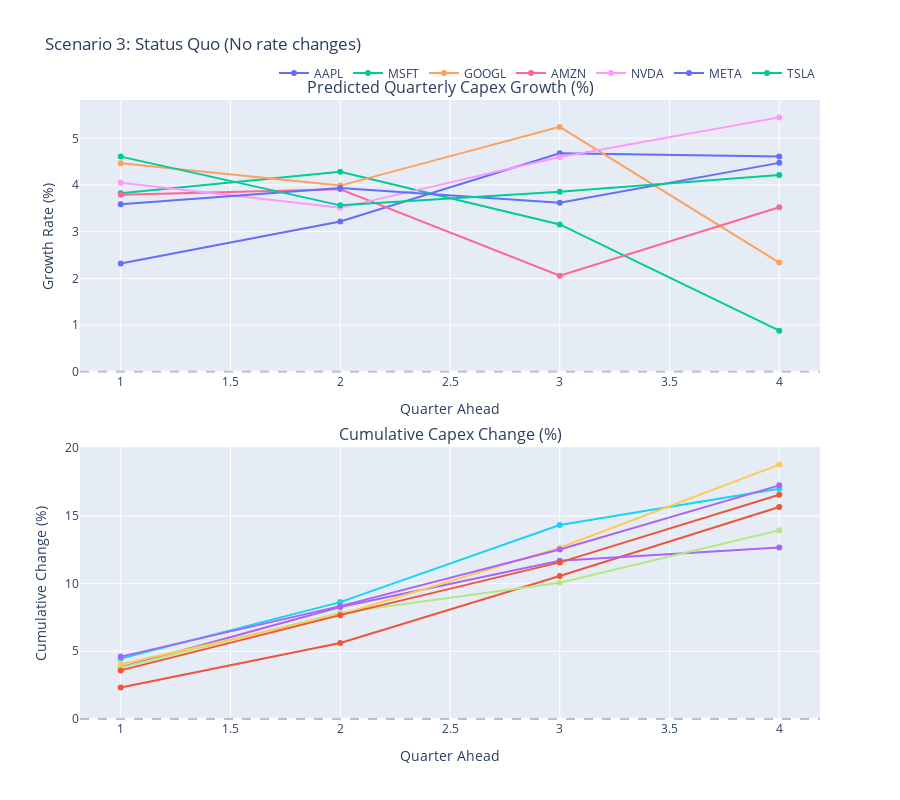

Notebook cell for this chart:
### Code cell
simulator.plot_simulation(status_quo_sim, title='Scenario 3: Status Quo (No rate changes)')

### Figure 1 — Plotly figure (JSON) as saved in the notebook; plotly's stock layout.template omitted (floating-point values rounded to 4 significant figures)
{"data": [{"legendgroup": "AAPL", "mode": "lines+markers", "name": "AAPL", "type": "scatter", "x": [1, 2, 3, 4], "xaxis": "x", "y": [2.321, 3.217, 4.679, 4.611], "yaxis": "y"}, {"legendgroup": "AAPL", "mode": "lines+markers", "name": "AAPL", "showlegend": false, "type": "scatter", "x": [1, 2, 3, 4], "xaxis": "x2", "y": [2.321, 5.613, 10.56, 15.65], "yaxis": "y2"}, {"legendgroup": "MSFT", "mode": "lines+markers", "name": "MSFT", "type": "scatter", "x": [1, 2, 3, 4], "xaxis": "x", "y": [3.822, 4.286, 3.155, 0.8803], "yaxis": "y"}, {"legendgroup": "MSFT", "mode": "lines+markers", "name": "MSFT", "showlegend": false, "type": "scatter", "x": [1, 2, 3, 4], "xaxis": "x2", "y": [3.822, 8.272, 11.69, 12.67], "yaxis": "y2"}, {"legendgroup": "GOOGL", "mode": "lines+markers", "name": "GOOGL", "type": "scatter", "x": [1, 2, 3, 4], "xaxis": "x", "y": [4.468, 3.987, 5.245, 2.34], "yaxis": "y"}, {"legendgroup": "GOOGL", "mode": "lines+markers", "name": "GOOGL", "showlegend": false, "type": "scatter", "x": [1, 2, 3, 4], "xaxis": "x2", "y": [4.468, 8.633, 14.33, 17.01], "yaxis": "y2"}, {"legendgroup": "AMZN", "mode": "lines+markers", "name": "AMZN", "type": "scatter", "x": [1, 2, 3, 4], "xaxis": "x", "y": [3.789, 3.909, 2.057, 3.523], "yaxis": "y"}, {"legendgroup": "AMZN", "mode": "lines+markers", "name": "AMZN", "showlegend": false, "type": "scatter", "x": [1, 2, 3, 4], "xaxis": "x2", "y": [3.789, 7.847, 10.07, 13.94], "yaxis": "y2"}, {"legendgroup": "NVDA", "mode": "lines+markers", "name": "NVDA", "type": "scatter", "x": [1, 2, 3, 4], "xaxis": "x", "y": [4.046, 3.511, 4.598, 5.448], "yaxis": "y"}, {"legendgroup": "NVDA", "mode": "lines+markers", "name": "NVDA", "showlegend": false, "type": "scatter", "x": [1, 2, 3, 4], "xaxis": "x2", "y": [4.046, 7.699, 12.65, 18.79], "yaxis": "y2"}, {"legendgroup": "META", "mode": "lines+markers", "name": "META", "type": "scatter", "x": [1, 2, 3, 4], "xaxis": "x", "y": [3.59, 3.938, 3.618, 4.474], "yaxis": "y"}, {"legendgroup": "META", "mode": "lines+markers", "name": "META", "showlegend": false, "type": "scatter", "x": [1, 2, 3, 4], "xaxis": "x2", "y": [3.59, 7.669, 11.56, 16.56], "yaxis": "y2"}, {"legendgroup": "TSLA", "mode": "lines+markers", "name": "TSLA", "type": "scatter", "x": [1, 2, 3, 4], "xaxis": "x", "y": [4.608, 3.564, 3.857, 4.213], "yaxis": "y"}, {"legendgroup": "TSLA", "mode": "lines+markers", "name": "TSLA", "showlegend": false, "type": "scatter", "x": [1, 2, 3, 4], "xaxis": "x2", "y": [4.608, 8.336, 12.51, 17.26], "yaxis": "y2"}], "layout": {"annotations": [{"font": {"size": 16}, "showarrow": false, "text": "Predicted Quarterly Capex Growth (%)", "x": 0.5, "xanchor": "center", "xref": "paper", "y": 1, "yanchor": "bottom", "yref": "paper"}, {"font": {"size": 16}, "showarrow": false, "text": "Cumulative Capex Change (%)", "x": 0.5, "xanchor": "center", "xref": "paper", "y": 0.44, "yanchor": "bottom", "yref": "paper"}], "height": 800, "hovermode": "x unified", "legend": {"orientation": "h", "x": 1, "xanchor": "right", "y": 1.02, "yanchor": "bottom"}, "shapes": [{"line": {"color": "gray", "dash": "dash"}, "opacity": 0.5, "type": "line", "x0": 0, "x1": 1, "xref": "x domain", "y0": 0, "y1": 0, "yref": "y"}, {"line": {"color": "gray", "dash": "dash"}, "opacity": 0.5, "type": "line", "x0": 0, "x1": 1, "xref": "x2 domain", "y0": 0, "y1": 0, "yref": "y2"}], "title": {"text": "Scenario 3: Status Quo (No rate changes)"}, "xaxis": {"anchor": "y", "domain": [0, 1], "title": {"text": "Quarter Ahead"}}, "xaxis2": {"anchor": "y2", "domain": [0, 1], "title": {"text": "Quarter Ahead"}}, "yaxis": {"anchor": "x", "domain": [0.56, 1], "title": {"text": "Growth Rate (%)"}}, "yaxis2": {"anchor": "x2", "domain": [0, 0.44], "title": {"text": "Cumulative Change (%)"}}}}
